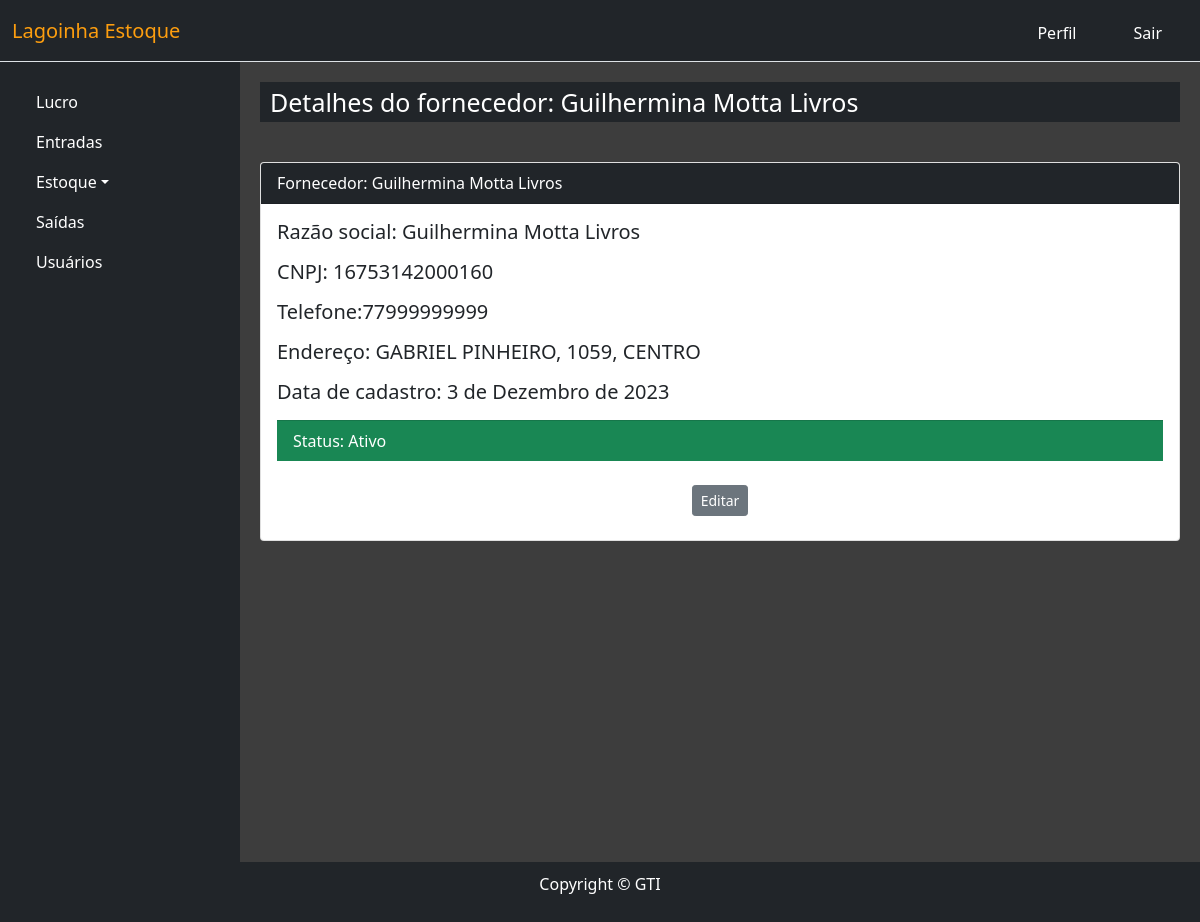
Page /fornecedor/fornecedor/1/ (signed in) on the earlier database version.
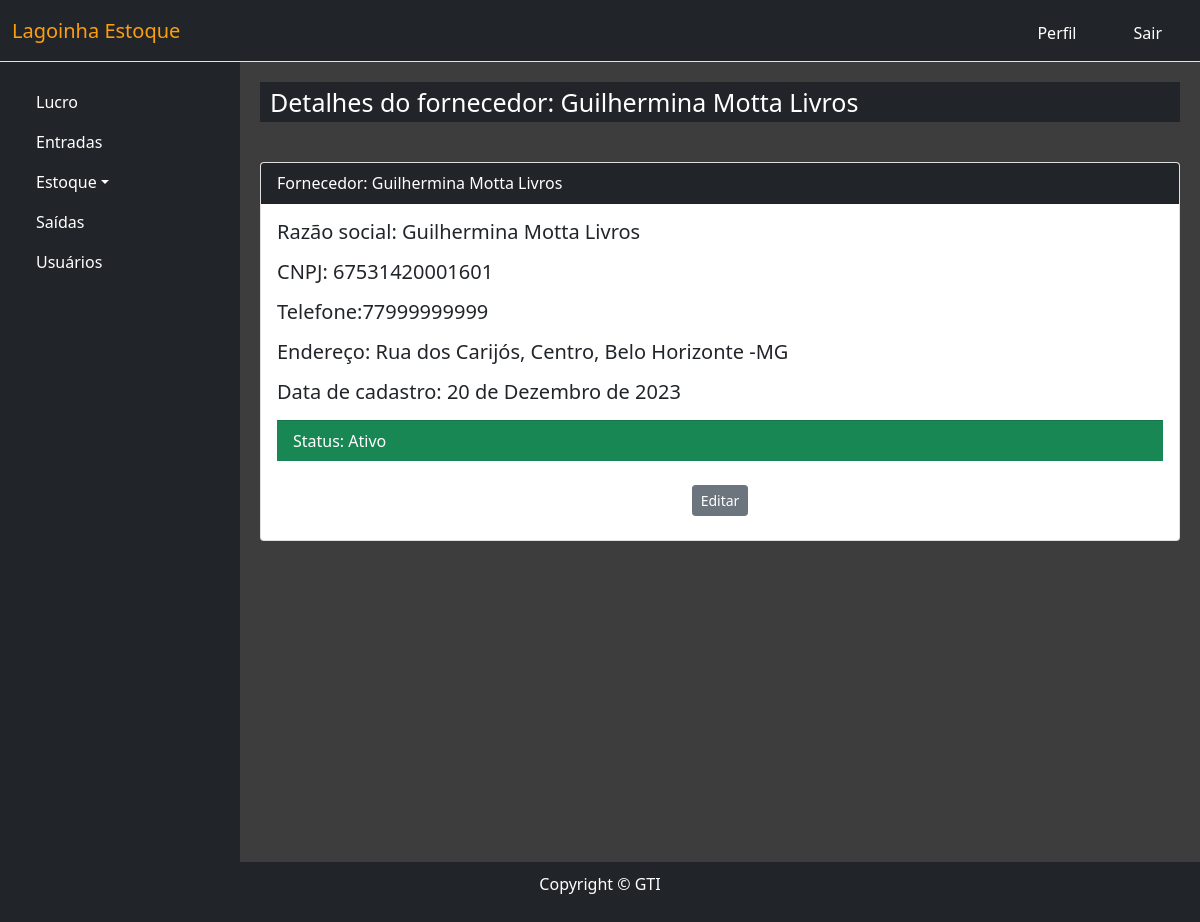
Same page on the later database version.
### fornecedor/models.py (models this page shows, shortened)
class Fornecedor(models.Model):
    razaosocial = models.CharField(max_length=20)
    cnpj = models.CharField(max_length=14, blank=True)
    endereco = models.CharField(max_length=100)
    telefone = models.IntegerField()
    data = models.DateField(default=timezone.now)
    ativo = models.BooleanField(default=True)

### fornecedor/views.py (the view)
# urls.py: path('fornecedor/<int:fornecedor_id>/', views.exibirfornecedor, name="exibirfornecedor"),
@login_required(login_url='login')
def exibirfornecedor(request,fornecedor_id): # Exibição de produto
    fornecedor = get_object_or_404(Fornecedor, id= fornecedor_id )
    context = {
        'fornecedor': fornecedor,
    }
    return render(request, 'fornecedor/exibirfornecedor.html', context)

### fornecedor/templates/fornecedor/exibirfornecedor.html (shortened to what this page needs)
{% extends 'base.html' %}
{% load static %}
{% block titulo %}
Detalhes do fornecedor: {{ fornecedor.razaosocial }}
{% endblock titulo %}
{% block conteudo %}
    <div class="card" id="det_forn">
        <div class="card-header text-white bg-dark">
            Fornecedor: {{ fornecedor.razaosocial }}
        </div>
        <div class="card-body">
            <h5 class="card-title mb-3"> Razão social: {{ fornecedor.razaosocial}}</h5>
            <h5 class="card-title mb-3">CNPJ: {{ fornecedor.cnpj}}</h5>
            <h5 class="card-title mb-3">Telefone:{{ fornecedor.telefone}}</h5>
            <h5 class="card-title mb-3">Endereço: {{ fornecedor.endereco }}</h5>
            <h5 class="card-title mb-3">Data de cadastro: {{ fornecedor.data }}</h5>
            <div class="card-footer text-white {% if fornecedor.ativo %}bg-success{% else %}bg-danger{% endif %}">
                Status: {% if fornecedor.ativo %}Ativo{% else %}Inativo{% endif %}
            </div>
            <div class="text-center mt-4 mb-2">
            <a href="{% url 'editar_fornecedor' fornecedor.id %}">
                <button type="button" class=" btn btn-secondary btn-sm">Editar</button>
            </div>
        </div>
    </div>
{% endblock conteudo %}

Differences in the rows shown:
changed Fornecedor "Guilhermina Motta Livros": cnpj "16753142000160" → "67531420001601"; endereco "GABRIEL PINHEIRO, 1059, CENTRO" → "Rua dos Carijós, Centro, Belo Horizonte -MG"; data "3 de Dezembro de 2023" → "20 de Dezembro de 2023"
